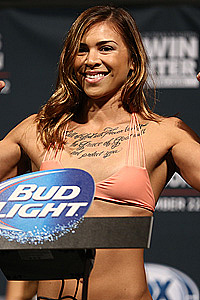
#> input picture data/images/fighters/05b43e0ead3df345.jpg, 200 x 300 px; its folder holds 4 pictures in this run
$ python validate_fighter_images.py
#> lines starting #> are read from the running program, lines starting #| are printed output that depends on the picture
#> pass 2 of the loop in validate_all_images, `for ext in ['jpg', 'jpeg', 'png', 'gif']:`:
#> pass 3 of the loop in validate_all_images, `for ext in ['jpg', 'jpeg', 'png', 'gif']:`:
#> the loop made 4 passes; the first 3 are shown
#!/usr/bin/env python
"""Validate fighter images using basic image recognition checks."""

import argparse
from pathlib import Path

from PIL import Image
from rich.console import Console
from rich.progress import BarColumn, Progress, SpinnerColumn, TextColumn
from rich.table import Table

console = Console()


def validate_image(image_path: Path) -> dict[str, any]:
    """
    Validate a fighter image using basic checks.

    Returns dict with:
        - valid: bool
        - issues: list of strings
        - details: dict of metrics
    """
    issues = []
    details = {}

    try:
        img = Image.open(image_path)
#> img is the input picture: PIL image 200x300 RGB; mean R, G, B 112.8, 90.9, 79.3

        # Basic checks
        width, height = img.size
#> width = 200; height = 300
        details['width'] = width
        details['height'] = height
        details['format'] = img.format
        details['mode'] = img.mode

        # Check 1: Minimum size (should be at least 50x50)
        if width < 50 or height < 50:
            issues.append(f"Too small ({width}x{height})")

        # Check 2: Maximum size (sanity check - not larger than 5000x5000)
        if width > 5000 or height > 5000:
            issues.append(f"Too large ({width}x{height})")

        # Check 3: Aspect ratio (fighters should be roughly portrait or square, not super wide)
        aspect_ratio = width / height
#> aspect_ratio = 0.667
        details['aspect_ratio'] = round(aspect_ratio, 2)

        if aspect_ratio > 3.0:
            issues.append(f"Too wide (aspect ratio {aspect_ratio:.2f})")
        elif aspect_ratio < 0.3:
            issues.append(f"Too tall (aspect ratio {aspect_ratio:.2f})")

        # Check 4: File size (should be reasonable, not 0 bytes or massive)
        file_size = image_path.stat().st_size
        details['file_size'] = file_size

        if file_size < 1000:  # Less than 1KB is suspicious
            issues.append(f"File too small ({file_size} bytes)")
        elif file_size > 50 * 1024 * 1024:  # More than 50MB is excessive
            issues.append(f"File too large ({file_size / 1024 / 1024:.1f}MB)")

        # Check 5: Color mode (should be RGB or have color)
        if img.mode == '1':  # 1-bit black and white
            issues.append("Black and white only")

        # Check 6: Image entropy (complexity) - very low entropy might indicate placeholder
        import numpy as np
        try:
            # Convert to grayscale for entropy calculation
            if img.mode != 'L':
                gray = img.convert('L')
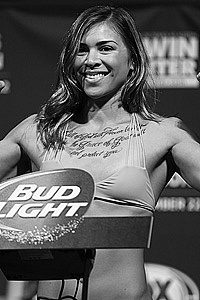
#> gray: PIL image 200x300 L; min 0, max 255, mean 96.2
            else:
                gray = img

            # Calculate histogram
            histogram = gray.histogram()
#> histogram = 256 values, max 1740 at index 38, min 24 at index 232, mean 234.4
            histogram = np.array(histogram, dtype=float)
            histogram = histogram / histogram.sum()
#> histogram = 256 values, max 0.029 at index 38, min 0.0004 at index 232, mean 0.00391

            # Calculate entropy
            entropy = -np.sum(histogram * np.log2(histogram + 1e-10))
#> entropy = 7.64
            details['entropy'] = round(entropy, 2)

            # Very low entropy (< 3.0) might indicate a placeholder or simple graphic
            if entropy < 3.0:
                issues.append(f"Low complexity (entropy {entropy:.2f})")
        except (ValueError, TypeError, ImportError):
            # Skip entropy check if it fails
            pass

        # Check 7: Dominant color (images that are mostly one color might be placeholders)
        try:
            # Get color distribution
            colors = img.convert('RGB').getcolors(maxcolors=1000000)
#> colors = 31868 items
            if colors:
                # Sort by frequency
                colors.sort(reverse=True, key=lambda x: x[0])

                # Calculate percentage of most common color
                total_pixels = width * height
#> total_pixels = 60000
                most_common_pct = (colors[0][0] / total_pixels) * 100
#> most_common_pct = 1.23
                details['dominant_color_pct'] = round(most_common_pct, 1)

                # If more than 80% is one color, it's suspicious
                if most_common_pct > 80:
                    issues.append(f"Single color dominates ({most_common_pct:.1f}%)")
        except (ValueError, TypeError, MemoryError):
            # Skip color check if it fails
            pass

        return {
            'valid': len(issues) == 0,
            'issues': issues,
            'details': details,
        }

    except (OSError, ValueError) as e:
        return {
            'valid': False,
            'issues': [f"Cannot open image: {str(e)}"],
            'details': {},
        }


def validate_all_images(
    images_dir: Path,
    fighter_ids: list[str] = None,
    show_all: bool = False,
) -> tuple[list[str], list[tuple[str, list[str]]]]:
    """
    Validate all fighter images or specific ones.

    Returns:
        - valid_ids: list of fighter IDs with valid images
        - invalid_ids: list of (fighter_id, issues) tuples
    """
    console.print("[bold cyan]Validating Fighter Images[/bold cyan]\n")

    # Get image files
    if fighter_ids:
        image_files = []
        for fighter_id in fighter_ids:
            for ext in ['jpg', 'jpeg', 'png', 'gif']:
                img_path = images_dir / f"{fighter_id}.{ext}"
                if img_path.exists():
                    image_files.append(img_path)
                    break
    else:
        image_files = []
        for ext in ['jpg', 'jpeg', 'png', 'gif']:
            image_files.extend(images_dir.glob(f"*.{ext}"))

    console.print(f"Validating {len(image_files)} images...\n")

    valid_ids = []
    invalid_ids = []

    with Progress(
        SpinnerColumn(),
        TextColumn("[progress.description]{task.description}"),
        BarColumn(),
        TextColumn("[progress.percentage]{task.percentage:>3.0f}%"),
        console=console,
    ) as progress:
        task = progress.add_task("Validating images...", total=len(image_files))

        for img_path in image_files:
            fighter_id = img_path.stem
            result = validate_image(img_path)
#> result = 3 items

            if result['valid']:
                valid_ids.append(fighter_id)
            else:
                invalid_ids.append((fighter_id, result['issues'], result['details']))

            progress.advance(task)
#> pass 2 of the loop in validate_all_images, `for img_path in image_files:`:
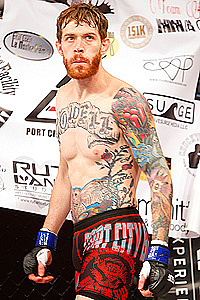
#> input picture data/images/fighters/065eb44700e641a4.jpg, 200 x 300 px
#> in validate_image, img is the input picture: PIL image 200x300 RGB; mean R, G, B 179.4, 156.3, 148.3
#> in validate_image (call 2), `gray = img.convert('L')`:
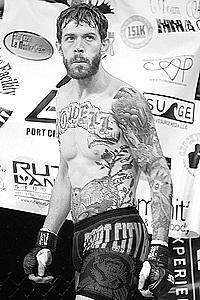
#> gray: PIL image 200x300 L; min 0, max 255, mean 162.3
#> in validate_image (call 2), `histogram = gray.histogram()`: histogram = 256 values, max 3351 at index 255, min 78 at index 61, mean 234.4
#> in validate_image (call 2), `histogram = histogram / histogram.sum()`: histogram = 256 values, max 0.0558 at index 255, min 0.0013 at index 61, mean 0.00391
#> entropy = 7.31
#> colors = 32023 items
#> most_common_pct = 4.18
#> pass 3 of the loop in validate_all_images, `for img_path in image_files:`:
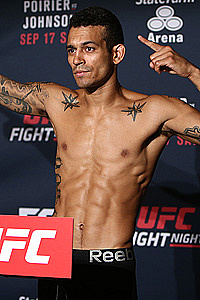
#> input picture data/images/fighters/0778f94eb5d588a5.jpg, 200 x 300 px
#> in validate_image, img is the input picture: PIL image 200x300 RGB; mean R, G, B 102.9, 74.8, 69.2
#> in validate_image (call 3), `gray = img.convert('L')`:
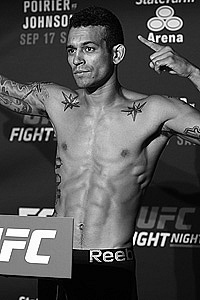
#> gray: PIL image 200x300 L; min 0, max 255, mean 82.6
#> in validate_image (call 3), `histogram = gray.histogram()`: histogram = 256 values, max 1605 at index 3, min 16 at index 238, mean 234.4
#> in validate_image (call 3), `histogram = histogram / histogram.sum()`: histogram = 256 values, max 0.0267 at index 3, min 0.000267 at index 238, mean 0.00391
#> entropy = 7.4
#> colors = 25517 items
#> most_common_pct = 2.23
#> the loop made 4 passes; the first 3 are shown

    # Display results
    console.print("\n[bold]Validation Results:[/bold]")
    console.print(f"  ✓ Valid: {len(valid_ids)}")
    console.print(f"  ✗ Invalid: {len(invalid_ids)}")

    if invalid_ids:
        console.print(f"\n[yellow]Invalid Images ({len(invalid_ids)}):[/yellow]\n")

        table = Table()
        table.add_column("Fighter ID", style="cyan")
        table.add_column("Issues", style="red")
        table.add_column("Details", style="dim")

        for fighter_id, issues, details in invalid_ids if show_all else invalid_ids[:20]:
            issue_str = ", ".join(issues)
            detail_str = f"{details.get('width', '?')}x{details.get('height', '?')}"
            if 'file_size' in details:
                detail_str += f", {details['file_size'] / 1024:.1f}KB"

            table.add_row(fighter_id, issue_str, detail_str)

        if len(invalid_ids) > 20 and not show_all:
            table.add_row("...", f"and {len(invalid_ids) - 20} more", "")

        console.print(table)

        # Save invalid IDs to file
        output_file = Path("data/invalid_fighter_images.txt")
        with open(output_file, "w") as f:
            for fighter_id, issues, _ in invalid_ids:
                f.write(f"{fighter_id}\n")

        console.print(f"\n[green]✓ Saved {len(invalid_ids)} invalid IDs to: {output_file}[/green]")

    return valid_ids, invalid_ids


def main():
    parser = argparse.ArgumentParser(
        description="Validate fighter images using basic image recognition"
    )
    parser.add_argument(
        "--ids-file",
        type=str,
        help="File with fighter IDs to validate (one per line)",
    )
    parser.add_argument(
        "--show-all",
        action="store_true",
        help="Show all invalid images (not just first 20)",
    )

    args = parser.parse_args()

    images_dir = Path("data/images/fighters")

    if not images_dir.exists():
        console.print(f"[red]Images directory not found: {images_dir}[/red]")
        return

    # Get fighter IDs if file specified
    fighter_ids = None
    if args.ids_file:
        ids_path = Path(args.ids_file)
        if ids_path.exists():
            with open(ids_path) as f:
                fighter_ids = [line.strip() for line in f if line.strip()]
            console.print(f"Validating {len(fighter_ids)} fighters from {args.ids_file}\n")

    # Validate images
    valid_ids, invalid_ids = validate_all_images(
        images_dir,
        fighter_ids=fighter_ids,
        show_all=args.show_all,
    )

    # Show statistics
    if invalid_ids:
        console.print("\n[bold]Common Issues:[/bold]")

        issue_counts = {}
        for _, issues, _ in invalid_ids:
            for issue in issues:
                # Extract issue type
                issue_type = issue.split('(')[0].strip()
                issue_counts[issue_type] = issue_counts.get(issue_type, 0) + 1

        for issue_type, count in sorted(issue_counts.items(), key=lambda x: x[1], reverse=True):
            console.print(f"  {issue_type}: {count}")


if __name__ == "__main__":
    main()
